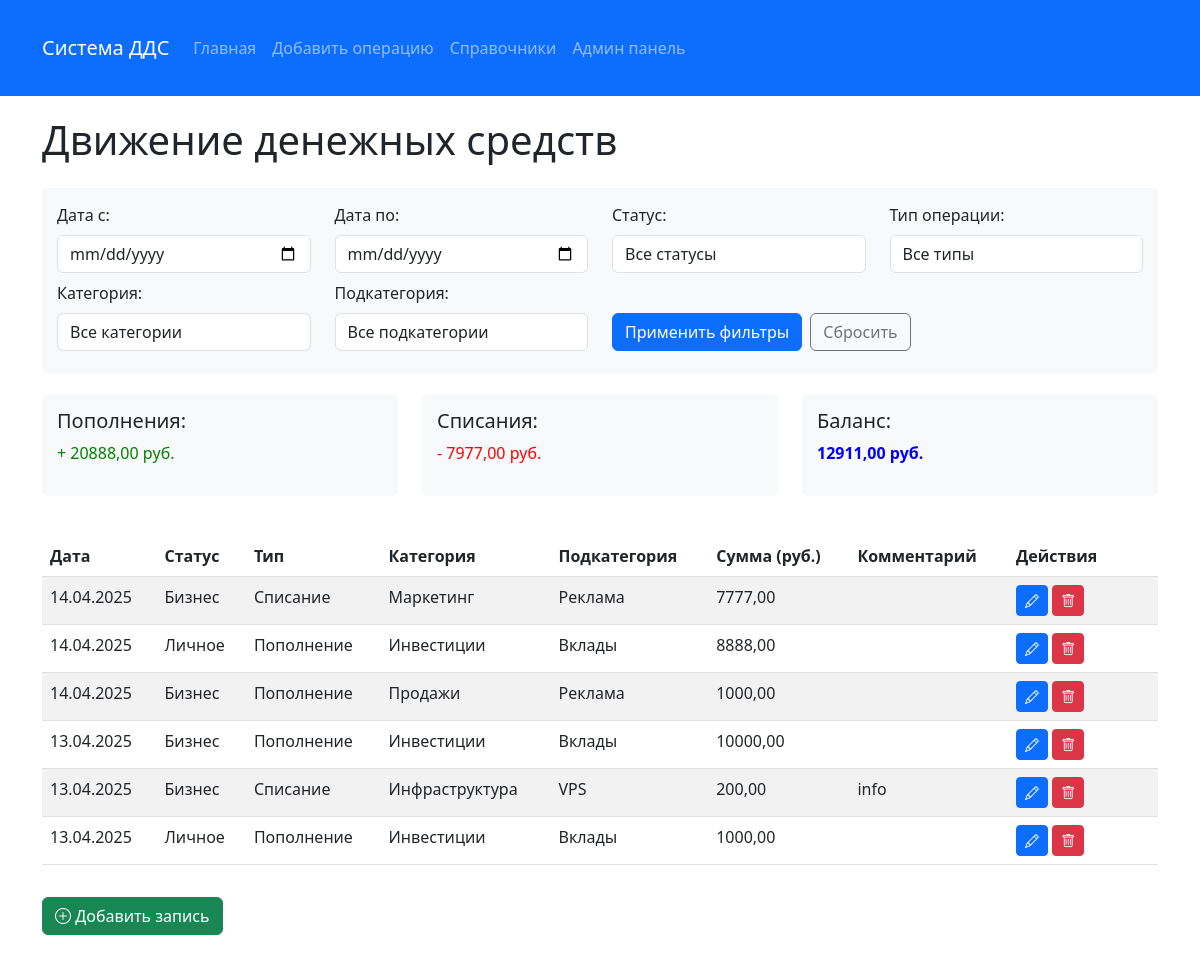
The page / on the database its author committed.
### cash_flow/models.py (models this page shows, shortened)
class CashFlow(models.Model):
    created_date = models.DateField(default=timezone.now, verbose_name="Дата создания")
    status = models.ForeignKey(Status, on_delete=models.PROTECT, verbose_name="Статус")
    type = models.ForeignKey(Type, on_delete=models.PROTECT, verbose_name="Тип")
    category = models.ForeignKey(Category, on_delete=models.PROTECT, verbose_name="Категория")
    subcategory = models.ForeignKey(Subcategory, on_delete=models.PROTECT, verbose_name="Подкатегория")
    amount = models.DecimalField(max_digits=12, decimal_places=2, validators=[MinValueValidator(0.01)],
                                 verbose_name="Сумма (руб.)")
    comment = models.TextField(blank=True, null=True, verbose_name="Комментарий")
    created_at = models.DateTimeField(auto_now_add=True, verbose_name="Время записи в систему")
    updated_at = models.DateTimeField(auto_now=True, verbose_name="Время обновления")
    class Meta:
        verbose_name = "Движение денежных средств"
        verbose_name_plural = "Движение денежных средств"
        ordering = ['-created_date']

class Status(models.Model):
    name = models.CharField(max_length=100, unique=True, verbose_name="Название статуса")
    class Meta:
        verbose_name = "Статус"
        verbose_name_plural = "Статусы"

class Type(models.Model):
    name = models.CharField(max_length=100, unique=True, verbose_name="Название типа")
    class Meta:
        verbose_name = "Тип операции"
        verbose_name_plural = "Типы операций"

class Category(models.Model):
    name = models.CharField(max_length=100, verbose_name="Название категории")
    type = models.ForeignKey(Type, on_delete=models.CASCADE, related_name='categories', verbose_name="Тип")
    class Meta:
        verbose_name = "Категория"
        verbose_name_plural = "Категории"
        unique_together = ['name', 'type']

class Subcategory(models.Model):
    name = models.CharField(max_length=100, verbose_name="Название подкатегории")
    category = models.ForeignKey(Category, on_delete=models.CASCADE, related_name='subcategories',
                                 verbose_name="Категория")
    class Meta:
        verbose_name = "Подкатегория"
        verbose_name_plural = "Подкатегории"
        unique_together = ['name', 'category']

### cash_flow/views.py (the view)
# urls.py: path('', views.IndexView.as_view(), name='index'),
class IndexView(View):
    def get(self, request):
        date_from = request.GET.get('date_from')
        date_to = request.GET.get('date_to')
        status_id = request.GET.get('status')
        type_id = request.GET.get('type')
        category_id = request.GET.get('category')
        subcategory_id = request.GET.get('subcategory')
        cash_flows = CashFlow.objects.all()
        if date_from:
            try:
                date_from_obj = datetime.strptime(date_from, '%Y-%m-%d').date()
                cash_flows = cash_flows.filter(created_date__gte=date_from_obj)
            except ValueError:
                pass
        if date_to:
            try:
                date_to_obj = datetime.strptime(date_to, '%Y-%m-%d').date()
                cash_flows = cash_flows.filter(created_date__lte=date_to_obj)
            except ValueError:
                pass
        if status_id:
            cash_flows = cash_flows.filter(status_id=status_id)
        if type_id:
            cash_flows = cash_flows.filter(type_id=type_id)
        if category_id:
            cash_flows = cash_flows.filter(category_id=category_id)
        if subcategory_id:
            cash_flows = cash_flows.filter(subcategory_id=subcategory_id)
        income_sum = cash_flows.filter(type__name='Пополнение').aggregate(Sum('amount'))['amount__sum'] or 0
        expense_sum = cash_flows.filter(type__name='Списание').aggregate(Sum('amount'))['amount__sum'] or 0
        balance = income_sum - expense_sum
        statuses = Status.objects.all()
        types = Type.objects.all()
        categories = Category.objects.all()
        subcategories = Subcategory.objects.all()
        context = {
            'cash_flows': cash_flows,
            'statuses': statuses,
            'types': types,
            'categories': categories,
            'subcategories': subcategories,
            'income_sum': income_sum,
            'expense_sum': expense_sum,
            'balance': balance,
            'filters': {
                'date_from': date_from,
                'date_to': date_to,
                'status_id': int(status_id) if status_id and status_id.isdigit() else None,
                'type_id': int(type_id) if type_id and type_id.isdigit() else None,
                'category_id': int(category_id) if category_id and category_id.isdigit() else None,
                'subcategory_id': int(subcategory_id) if subcategory_id and subcategory_id.isdigit() else None,
            }
        }
        return render(request, 'cash_flow/index.html', context)

### cash_flow/templates/cash_flow/index.html (shortened to what this page needs)
{% extends 'cash_flow/base.html' %}
{% block content %}
<h1 class="mb-4">Движение денежных средств</h1>
<div class="filter-form">
    <form method="get" action="{% url 'index' %}">
        <div class="row">
            <div class="col-md-3 mb-2">
                <label for="date_from" class="form-label">Дата с:</label>
                <input type="date" id="date_from" name="date_from" class="form-control" value="{{ filters.date_from }}">
            </div>
            <div class="col-md-3 mb-2">
                <label for="date_to" class="form-label">Дата по:</label>
                <input type="date" id="date_to" name="date_to" class="form-control" value="{{ filters.date_to }}">
            </div>
            <div class="col-md-3 mb-2">
                <label for="status" class="form-label">Статус:</label>
                <select id="status" name="status" class="form-control">
                    <option value="">Все статусы</option>
                </select>
            </div>
            <div class="col-md-3 mb-2">
                <label for="type" class="form-label">Тип операции:</label>
                <select id="type" name="type" class="form-control" onchange="this.form.submit();">
                    <option value="">Все типы</option>
                </select>
            </div>
        </div>
        <div class="row">
            <div class="col-md-3 mb-2">
                <label for="category" class="form-label">Категория:</label>
                <select id="category" name="category" class="form-control" onchange="this.form.submit();">
                    <option value="">Все категории</option>
                </select>
            </div>
            <div class="col-md-3 mb-2">
                <label for="subcategory" class="form-label">Подкатегория:</label>
                <select id="subcategory" name="subcategory" class="form-control">
                    <option value="">Все подкатегории</option>
                </select>
            </div>
            <div class="col-md-6 mb-2 d-flex align-items-end">
                <button type="submit" class="btn btn-primary me-2">Применить фильтры</button>
                <a href="{% url 'index' %}" class="btn btn-outline-secondary">Сбросить</a>
            </div>
        </div>
    </form>
</div>
<div class="row">
    <div class="col-md-4">
        <div class="summary-box">
            <h5>Пополнения:</h5>
            <p class="summary-income">+ {{ income_sum|floatformat:2 }} руб.</p>
        </div>
    </div>
    <div class="col-md-4">
        <div class="summary-box">
            <h5>Списания:</h5>
            <p class="summary-expense">- {{ expense_sum|floatformat:2 }} руб.</p>
        </div>
    </div>
    <div class="col-md-4">
        <div class="summary-box">
            <h5>Баланс:</h5>
            <p class="summary-balance">{{ balance|floatformat:2 }} руб.</p>
        </div>
    </div>
</div>
<div class="table-responsive">
    <table class="table table-striped table-hover">
        <thead>
            <tr>
                <th>Дата</th>
                <th>Статус</th>
                <th>Тип</th>
                <th>Категория</th>
                <th>Подкатегория</th>
                <th>Сумма (руб.)</th>
                <th>Комментарий</th>
                <th class="actions-column">Действия</th>
            </tr>
        </thead>
        <tbody>
            {% for cash_flow in cash_flows %}
            <tr>
                <td>{{ cash_flow.created_date|date:"d.m.Y" }}</td>
                <td>{{ cash_flow.status.name }}</td>
                <td>{{ cash_flow.type.name }}</td>
                <td>{{ cash_flow.category.name }}</td>
                <td>{{ cash_flow.subcategory.name }}</td>
                <td class="{% if cash_flow.type.name == 'Пополнение' %}summary-income{% elif cash_flow.type.name == 'Списание' %}summary-expense{% endif %}">
                    {{ cash_flow.amount|floatformat:2 }}
                </td>
                <td>{{ cash_flow.comment|truncatechars:30 }}</td>
                <td>
                    <a href="{% url 'cash_flow_update' cash_flow.id %}" class="btn btn-sm btn-primary" title="Редактировать">
                        <i class="bi bi-pencil"></i>
                    </a>
                    <a href="{% url 'cash_flow_delete' cash_flow.id %}" class="btn btn-sm btn-danger" title="Удалить">
                        <i class="bi bi-trash"></i>
                    </a>
                </td>
            </tr>
            {% empty %}
            <tr>
                <td colspan="8" class="text-center">Записи не найдены</td>
            </tr>
            {% endfor %}
        </tbody>
    </table>
</div>
<div class="mt-3">
    <a href="{% url 'cash_flow_create' %}" class="btn btn-success">
        <i class="bi bi-plus-circle"></i> Добавить запись
    </a>
</div>
{% endblock %}

### cash_flow/templates/cash_flow/base.html (shortened to what this page needs)
<!DOCTYPE html>
<html lang="ru">
<head>
    <link href="https://cdn.jsdelivr.net/npm/bootstrap@5.3.0-alpha1/dist/css/bootstrap.min.css" rel="stylesheet">
    <link rel="stylesheet" href="https://cdn.jsdelivr.net/npm/bootstrap-icons@1.10.3/font/bootstrap-icons.css">
</head>
<body>
    <nav class="navbar navbar-expand-lg navbar-dark bg-primary">
        <div class="container">
            <a class="navbar-brand" href="{% url 'index' %}">Система ДДС</a>
            <div class="collapse navbar-collapse" id="navbarNav">
                <ul class="navbar-nav">
                    <li class="nav-item">
                        <a class="nav-link" href="{% url 'index' %}">Главная</a>
                    </li>
                    <li class="nav-item">
                        <a class="nav-link" href="{% url 'cash_flow_create' %}">Добавить операцию</a>
                    </li>
                    <li class="nav-item">
                        <a class="nav-link" href="{% url 'dictionaries' %}">Справочники</a>
                    </li>
                    <li class="nav-item">
                        <a class="nav-link" href="/admin/">Админ панель</a>
                    </li>
                </ul>
            </div>
        </div>
    </nav>
    <div class="container">
        {% block content %}
        {% endblock %}
    </div>
</body>
</html>

### cash_flow/templates/cash_flow/base.html (style rules this page uses)
.navbar { margin-bottom: 20px; }
.container { margin-top: 20px; margin-bottom: 20px; }
.table-responsive { margin-top: 20px; }
.filter-form { margin-bottom: 20px; padding: 15px; background-color: #f8f9fa; border-radius: 5px; }
.actions-column { width: 150px; }
.summary-box { padding: 15px; margin-bottom: 20px; border-radius: 5px; background-color: #f8f9fa; }
.summary-income { color: green; }
.summary-expense { color: red; }
.summary-balance { color: blue; font-weight: bold; }

### rows shown on the page
CashFlow: created_date "14.04.2025", status.name "Бизнес", type.name "Списание", category.name "Маркетинг", subcategory.name "Реклама", amount "7777,00"
CashFlow: created_date "14.04.2025", status.name "Личное", type.name "Пополнение", category.name "Инвестиции", subcategory.name "Вклады", amount "8888,00"
CashFlow: created_date "14.04.2025", status.name "Бизнес", type.name "Пополнение", category.name "Продажи", subcategory.name "Реклама", amount "1000,00"
CashFlow: created_date "13.04.2025", status.name "Бизнес", type.name "Пополнение", category.name "Инвестиции", subcategory.name "Вклады", amount "10000,00"
CashFlow: created_date "13.04.2025", status.name "Бизнес", type.name "Списание", category.name "Инфраструктура", subcategory.name "VPS", amount "200,00", comment "info"
CashFlow: created_date "13.04.2025", status.name "Личное", type.name "Пополнение", category.name "Инвестиции", subcategory.name "Вклады", amount "1000,00"

### other values the page prints
{{ income_sum|floatformat:2 }} "20888,00"
{{ expense_sum|floatformat:2 }} "7977,00"
{{ balance|floatformat:2 }} "12911,00"
